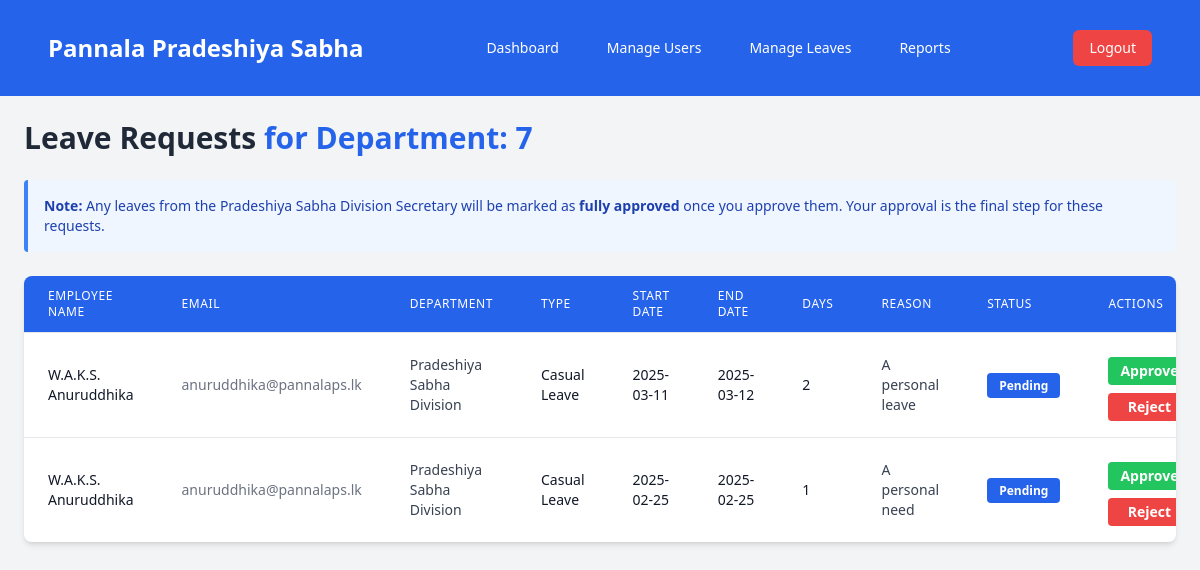
Before: /admin/head-of-ps-approval.php (signed in) with the older database file.
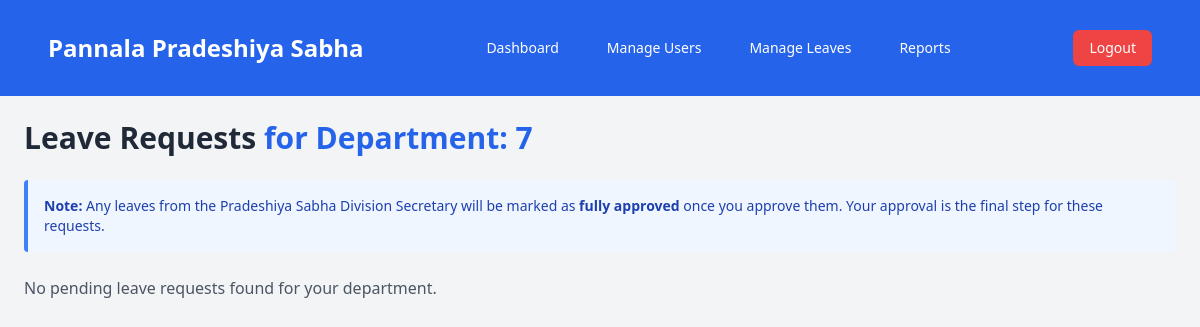
After: the same page with the newer database file.
### tables this page shows
CREATE TABLE `wp_leave_request` (
  `request_id` int NOT NULL,
  `user_id` int NOT NULL,
  `leave_type` varchar(50) DEFAULT NULL,
  `leave_start_date` date NOT NULL,
  `leave_end_date` date NOT NULL,
  `number_of_days` decimal(3,1) NOT NULL,
  `reason` text,
  `substitute` varchar(255) DEFAULT NULL,
  `status` int DEFAULT NULL COMMENT '1-pending, 2-accept, 3-reject',
  `step_1_approver_id` int DEFAULT NULL,
  `step_1_status` enum('pending','approved','rejected') DEFAULT 'pending',
  `step_1_date` datetime DEFAULT NULL,
  `step_2_approver_id` int DEFAULT NULL,
  `step_2_status` enum('pending','approved','rejected') DEFAULT 'pending',
  `step_2_date` datetime DEFAULT NULL,
  `step_3_approver_id` int DEFAULT NULL,
  `step_3_status` enum('pending','approved','rejected') DEFAULT 'pending',
  `step_3_date` datetime DEFAULT NULL,
  `final_status` enum('pending','approved','rejected') DEFAULT 'pending',
  `created_at` timestamp NOT NULL DEFAULT CURRENT_TIMESTAMP,
  `updated_at` timestamp NOT NULL DEFAULT CURRENT_TIMESTAMP ON UPDATE CURRENT_TIMESTAMP,
  `sub_office` varchar(255) NOT NULL,
  `office_type` enum('head','sub') DEFAULT 'head',
  `rejection_remark` text,
  `department_id` int DEFAULT NULL
);

CREATE TABLE `wp_pradeshiya_sabha_users` (
  `ID` int NOT NULL,
  `username` varchar(255) NOT NULL,
  `password` varchar(255) NOT NULL,
  `first_name` varchar(255) NOT NULL,
  `last_name` varchar(255) NOT NULL,
  `gender` enum('Male','Female') NOT NULL,
  `email` varchar(255) NOT NULL,
  `address` text NOT NULL,
  `NIC` varchar(12) NOT NULL,
  `service_number` varchar(50) NOT NULL,
  `phone_number` varchar(20) DEFAULT NULL,
  `designation` varchar(255) NOT NULL,
  `sub_office` varchar(255) NOT NULL,
  `date_of_joining` date NOT NULL,
  `created_at` timestamp NOT NULL DEFAULT CURRENT_TIMESTAMP,
  `updated_at` timestamp NOT NULL DEFAULT CURRENT_TIMESTAMP ON UPDATE CURRENT_TIMESTAMP,
  `leave_balance` decimal(3,1) NOT NULL DEFAULT '20.0',
  `duty_leave_count` int DEFAULT '0',
  `casual_leave_balance` decimal(3,1) NOT NULL DEFAULT '21.0',
  `sick_leave_balance` decimal(3,1) NOT NULL DEFAULT '24.0',
  `department_id` int DEFAULT NULL,
  `designation_id` int DEFAULT NULL
);

CREATE TABLE `wp_departments` (
  `department_id` int NOT NULL,
  `department_name` varchar(255) NOT NULL
);

### includes/navbar.php (called while the page is built, shortened)
<?php
$department_id = $_SESSION['user']['department_id'] ?? null;
?>

### admin/head-of-ps-approval.php (the view, shortened to what the changed rows need)
<?php
require "../includes/dbconfig.php";
$user = $_SESSION['user'];
$department_id = $user['department_id'] ?? null;
if ($department_id == 6) {
    $sql = "
        SELECT lr.*, u.first_name, u.last_name, u.email, d.department_name
        FROM wp_leave_request lr
        JOIN wp_pradeshiya_sabha_users u ON lr.user_id = u.ID
        LEFT JOIN wp_departments d ON u.department_id = d.department_id
        WHERE lr.step_2_status = 'pending'
        ORDER BY lr.leave_start_date DESC
    ";
    $stmt = $conn->prepare($sql);
    if (!$stmt) {
        die("Prepare failed: " . $conn->error);
    }
} else {
    $sql = "
        SELECT lr.*, u.first_name, u.last_name, u.email, d.department_name
        FROM wp_leave_request lr
        JOIN wp_pradeshiya_sabha_users u ON lr.user_id = u.ID
        LEFT JOIN wp_departments d ON u.department_id = d.department_id
        WHERE u.department_id = ? AND lr.step_1_status = 'pending'
        ORDER BY lr.leave_start_date DESC
    ";
    $stmt = $conn->prepare($sql);
    $stmt->bind_param("i", $department_id);
}
$stmt->execute();
$result = $stmt->get_result();
?>
<!DOCTYPE html>
<html lang="en">
<head>
    <script src="https://cdn.tailwindcss.com"></script>
</head>
<body class="bg-gray-100 min-h-screen">
    <?php include "../includes/navbar.php"; ?>
    <div class="max-w-7xl mx-auto p-6">
        <h1 class="text-3xl font-semibold mb-6 text-gray-800">
            Leave Requests
            <?php if ($department_id == 6): ?>
                <span class="text-blue-600">(Head of PS - Final Approval Only)</span>
            <?php else: ?>
                <span class="text-blue-600">for Department: <?= htmlspecialchars($user['department_id']) ?></span>
            <?php endif; ?>
        </h1>
        <div class="bg-blue-50 border-l-4 border-blue-500 p-4 mb-6 rounded">
            <p class="text-sm text-blue-800">
            </p>
        </div>
        <?php if ($result->num_rows > 0): ?>
            <div class="overflow-x-auto bg-white rounded-lg shadow-md">
                <table class="min-w-full divide-y divide-gray-200">
                    <thead class="bg-blue-600 text-white">
                        <tr>
                            <th class="px-6 py-3 text-left text-xs font-medium uppercase tracking-wider">Employee Name</th>
                            <th class="px-6 py-3 text-left text-xs font-medium uppercase tracking-wider">Email</th>
                            <th class="px-6 py-3 text-left text-xs font-medium uppercase tracking-wider">Department</th>
                            <th class="px-6 py-3 text-left text-xs font-medium uppercase tracking-wider">Type</th>
                            <th class="px-6 py-3 text-left text-xs font-medium uppercase tracking-wider">Start Date</th>
                            <th class="px-6 py-3 text-left text-xs font-medium uppercase tracking-wider">End Date</th>
                            <th class="px-6 py-3 text-left text-xs font-medium uppercase tracking-wider">Days</th>
                            <th class="px-6 py-3 text-left text-xs font-medium uppercase tracking-wider">Reason</th>
                            <th class="px-6 py-3 text-left text-xs font-medium uppercase tracking-wider">Status</th>
                            <th class="px-6 py-3 text-left text-xs font-medium uppercase tracking-wider">Actions</th>
                        </tr>
                    </thead>
                    <tbody class="divide-y divide-gray-200">
                        <?php while ($row = $result->fetch_assoc()): ?>
                            <?php $isSpecialUser = ($row['user_id'] == 19); ?>
                            <tr class="hover:bg-gray-50 <?= $isSpecialUser ? 'bg-yellow-50' : '' ?>">
                                <td class="px-6 py-4 text-sm text-gray-900">
                                    <?= htmlspecialchars($row['first_name'] . ' ' . $row['last_name']) ?>
                                </td>
                                <td class="px-6 py-4 text-sm text-gray-500"><?= htmlspecialchars($row['email']) ?></td>
                                <td class="px-6 py-4 text-sm text-gray-700"><?= htmlspecialchars($row['department_name'] ?? 'N/A') ?></td>
                                <td class="px-6 py-4 text-sm text-gray-900"><?= htmlspecialchars($row['leave_type']) ?></td>
                                <td class="px-6 py-4 text-sm text-gray-900"><?= htmlspecialchars($row['leave_start_date']) ?></td>
                                <td class="px-6 py-4 text-sm text-gray-900"><?= htmlspecialchars($row['leave_end_date']) ?></td>
                                <td class="px-6 py-4 text-sm text-gray-900"><?= htmlspecialchars($row['number_of_days']) ?></td>
                                <td class="px-6 py-4 text-sm text-gray-700"><?= htmlspecialchars($row['reason']) ?></td>
                                <td class="px-6 py-4 text-sm font-semibold">
                                    <?php if ($isSpecialUser): ?>
                                        <span class="px-3 py-1 text-xs font-bold text-white bg-yellow-600 rounded">Final Approval</span>
                                    <?php else: ?>
                                        <span class="px-3 py-1 text-xs font-bold text-white bg-blue-600 rounded">Pending</span>
                                    <?php endif; ?>
                                </td>
                                <td class="px-6 py-4 text-sm font-semibold">
                                    <form method="POST" action="" class="space-y-2">
                                        <div class="flex flex-col gap-2">
                                            <button type="submit" name="action" value="approve"
                                                onclick="return confirm('Are you sure you want to approve this leave request?')"
                                                class="bg-green-500 hover:bg-green-600 text-white px-3 py-1 rounded text-sm">
                                                Approve
                                            </button>
                                            <button type="button" onclick="toggleReject(this)"
                                                class="bg-red-500 hover:bg-red-600 text-white px-3 py-1 rounded text-sm">
                                                Reject
                                            </button>
                                        </div>
                                    </form>
                                </td>
                            </tr>
                        <?php endwhile; ?>
                    </tbody>
                </table>
            </div>
        <?php else: ?>
            <p class="text-gray-600">
                <?php
                if ($department_id == 6) {
                    echo "No leave requests pending your approval.";
                } else {
                    echo "No pending leave requests found for your department.";
                }
                ?>
            </p>
        <?php endif; ?>
    </div>
</body>
</html>

Changed rows visible on the page:
removed wp_leave_request: user.last_name "W.A.K.S. Anuruddhika", user.email "anuruddhika@pannalaps.lk", wp_departments.department_name "Pradeshiya Sabha Division", leave_type "Casual Leave", leave_start_date "2025-03-11", leave_end_date "2025-03-12", number_of_days "2", reason "A personal leave", shows "Pending"
removed wp_leave_request: user.last_name "W.A.K.S. Anuruddhika", user.email "anuruddhika@pannalaps.lk", wp_departments.department_name "Pradeshiya Sabha Division", leave_type "Casual Leave", leave_start_date "2025-02-25", leave_end_date "2025-02-25", number_of_days "1", reason "A personal need", shows "Pending"
Other visible differences:
text no longer shown: "EMPLOYEE NAME EMAIL DEPARTMENT TYPE START DATE END DATE DAYS REASON STATUS ACTIONS"
text now shown: "No pending leave requests found for your department."
